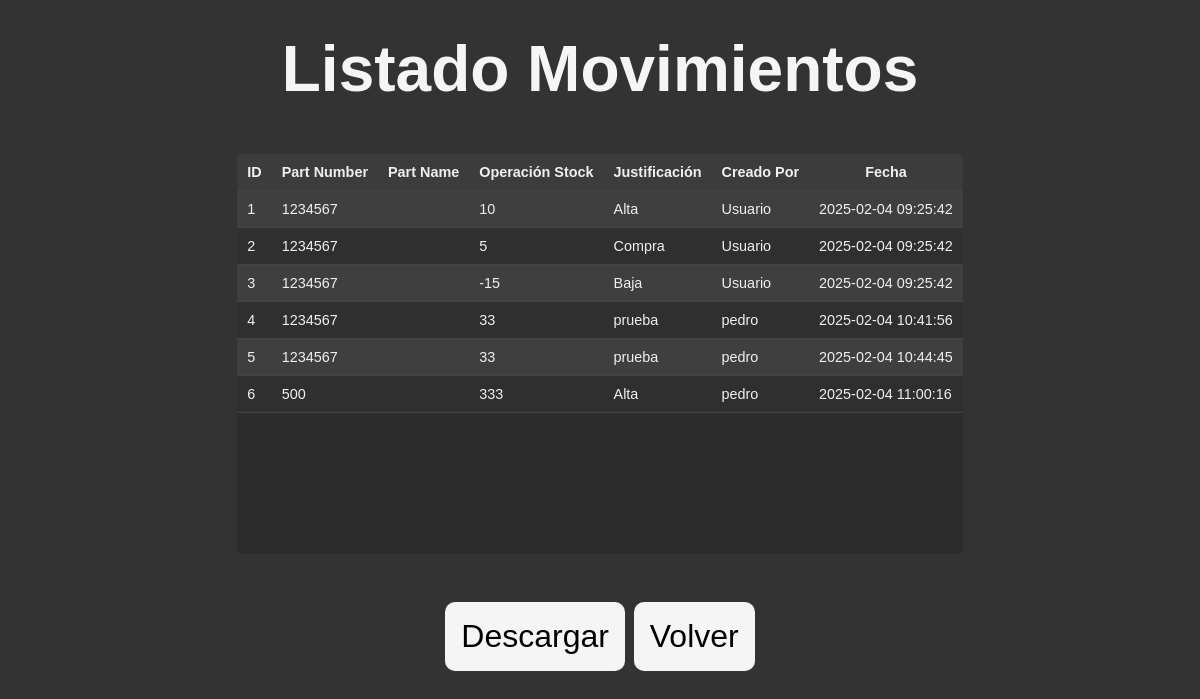
Before: /list_movimientos with the older database file.
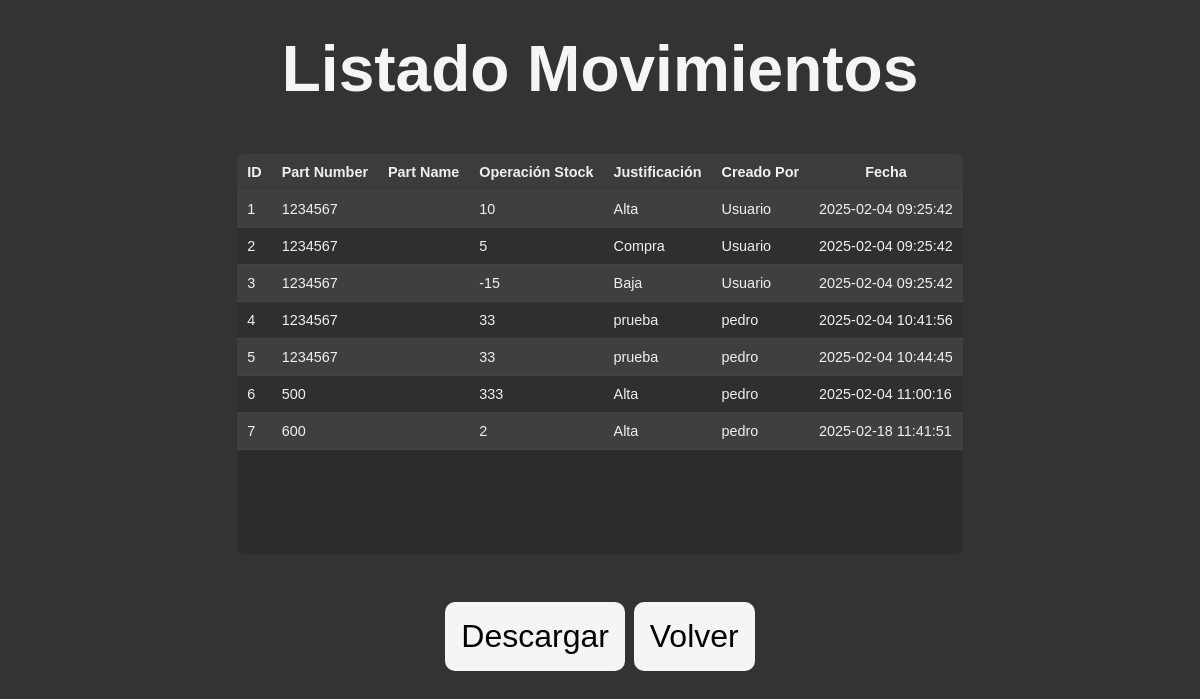
After: the same page with the newer database file.
### tables this page shows
CREATE TABLE movimientos (
        id INTEGER PRIMARY KEY AUTOINCREMENT,
        part_number TEXT NOT NULL,
        operacion_stock INTEGER NOT NULL,
        justificacion TEXT,
        creado_por TEXT,
        fecha TEXT NOT NULL,
        FOREIGN KEY (part_number) REFERENCES items(part_number)
    );

### server.py (the view)
@app.route('/list_movimientos',methods=['GET'])
def list_movimientos():
    if request.method == 'GET':
        movimientos = db.get_movimientos()  # Función que retorna la lista de filas de la tabla
        return render_template('list_movimientos.html', movimientos=movimientos)

### db_sqlite.py (called while the page is built)
def get_movimientos():
    [conexion, cursor] = create_connection()
    conexion.row_factory = sqlite3.Row  # Permite acceder a las columnas por nombre
    cursor = conexion.cursor()
    cursor.execute("SELECT * FROM movimientos")
    movimientos = [dict(row) for row in cursor.fetchall()]
    conexion.close()
    return movimientos

### templates/list_movimientos.html (shortened to what this page needs)
<!DOCTYPE html>
<html lang="es">
<head>
    <link href="{{ url_for('static', filename='styles/style.css') }}" rel="stylesheet" />
</head>
</body>
    <h1>Listado Movimientos</h1>
    <div class="table-container">
        <table>
            <thead>
                <tr>
                    <th>ID</th>
                    <th>Part Number</th>
                    <th>Part Name</th>
                    <th>Operación Stock</th>
                    <th>Justificación</th>
                    <th>Creado Por</th>
                    <th>Fecha</th>
                </tr>
            </thead>
            <tbody>
                {% for mov in movimientos %}
                <tr>
                    <td>{{ mov.id }}</td>
                    <td>{{ mov.part_number }}</td>
                    <td>{{ mov.part_name }}</td>
                    <td>{{ mov.operacion_stock }}</td>
                    <td>{{ mov.justificacion }}</td>
                    <td>{{ mov.creado_por }}</td>
                    <td>{{ mov.fecha }}</td>
                </tr>
                {% endfor %}
            </tbody>
        </table>
    </div>
    <div>
        <a href="{{ url_for('descargar_movimientos_csv') }}" class="btn">Descargar</a>
        <a href="{{ url_for('index') }}" class="btn">Volver</a>
    </div>
</body>

Changed rows visible on the page:
added movimientos: id "7", part_number "600", operacion_stock "2", justificacion "Alta", creado_por "pedro", fecha "2025-02-18 11:41:51"
